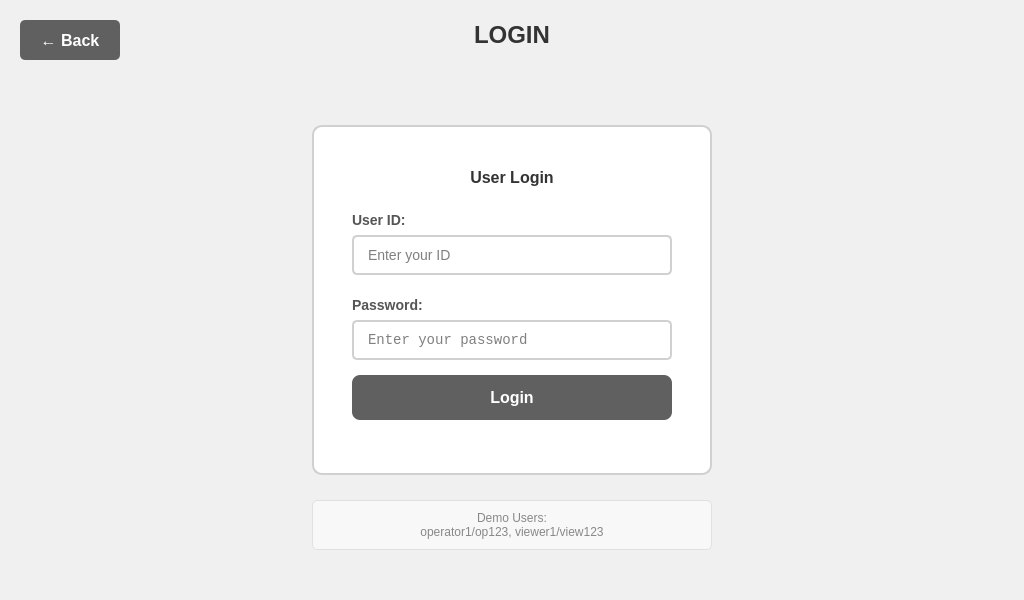
<?xml version="1.0" encoding="UTF-8"?>
<ui version="4.0">
 <class>LoginViewWindow</class>
 <widget class="QWidget" name="LoginViewWindow">
  <property name="geometry">
   <rect>
    <x>0</x>
    <y>0</y>
    <width>1024</width>
    <height>600</height>
   </rect>
  </property>
  <property name="font">
   <font>
    <family>Pretendard</family>
   </font>
  </property>
  <property name="styleSheet">
   <string notr="true">QWidget {
    background-color: #f0f0f0;
    font-family: 'Pretendard';
}</string>
  </property>
  <widget class="QWidget" name="main_widget" native="true">
   <property name="geometry">
    <rect>
     <x>0</x>
     <y>0</y>
     <width>1024</width>
     <height>600</height>
    </rect>
   </property>
   <widget class="QWidget" name="header_widget" native="true">
    <property name="geometry">
     <rect>
      <x>0</x>
      <y>0</y>
      <width>1024</width>
      <height>70</height>
     </rect>
    </property>
    <widget class="QPushButton" name="pushButton_back">
     <property name="geometry">
      <rect>
       <x>20</x>
       <y>20</y>
       <width>100</width>
       <height>40</height>
      </rect>
     </property>
     <property name="font">
      <font>
       <pointsize>16</pointsize>
       <weight>75</weight>
       <bold>true</bold>
      </font>
     </property>
     <property name="styleSheet">
      <string notr="true">QPushButton {
    background-color: #606060;
    color: white;
    border: none;
    border-radius: 5px;
    font-size: 16px;
    font-weight: bold;
}
QPushButton:hover {
    background-color: #707070;
}
QPushButton:pressed {
    background-color: #505050;
}</string>
     </property>
     <property name="text">
      <string>← Back</string>
     </property>
    </widget>
    <widget class="QLabel" name="label_title">
     <property name="geometry">     <rect>
      <x>462</x>
      <y>15</y>
      <width>100</width>
      <height>40</height>
     </rect>
     </property>
     <property name="font">
      <font>
       <pointsize>24</pointsize>
       <weight>75</weight>
       <bold>true</bold>
      </font>
     </property>
     <property name="styleSheet">
      <string notr="true">QLabel {
    font-size: 24px;
    font-weight: bold;
    color: #333333;
}</string>
     </property>
     <property name="text">
      <string>LOGIN</string>
     </property>
     <property name="alignment">
      <set>Qt::AlignCenter</set>
     </property>
    </widget>
   </widget>
   <widget class="QFrame" name="frame_login">
    <property name="geometry">
     <rect>
      <x>312</x>
      <y>125</y>
      <width>400</width>
      <height>350</height>
     </rect>
    </property>
    <property name="styleSheet">
     <string notr="true">QFrame {
    background-color: white;
    border: 2px solid #d0d0d0;
    border-radius: 10px;
}</string>
    </property>
    <property name="frameShape">
     <enum>QFrame::StyledPanel</enum>
    </property>
    <property name="frameShadow">
     <enum>QFrame::Raised</enum>
    </property>
    <widget class="QLabel" name="label_login_title">
     <property name="geometry">
      <rect>
       <x>40</x>
       <y>40</y>
       <width>320</width>
       <height>25</height>
      </rect>
     </property>
     <property name="font">
      <font>
       <pointsize>16</pointsize>
       <weight>75</weight>
       <bold>true</bold>
      </font>
     </property>
     <property name="styleSheet">
      <string notr="true">QLabel {
    font-size: 16px;
    font-weight: bold;
    color: #333333;
    border: none;
}</string>
     </property>
     <property name="text">
      <string>User Login</string>
     </property>
     <property name="alignment">
      <set>Qt::AlignCenter</set>
     </property>
    </widget>
    <widget class="QLabel" name="label_user_id">
     <property name="geometry">
      <rect>
       <x>40</x>
       <y>85</y>
       <width>320</width>
       <height>20</height>
      </rect>
     </property>
     <property name="font">
      <font>
       <pointsize>14</pointsize>
       <weight>75</weight>
       <bold>true</bold>
      </font>
     </property>
     <property name="styleSheet">
      <string notr="true">font-size: 14px; font-weight: bold; color: #555555; border: none;</string>
     </property>
     <property name="text">
      <string>User ID:</string>
     </property>
    </widget>
    <widget class="QLineEdit" name="lineEdit_user_id">
     <property name="geometry">
      <rect>
       <x>40</x>
       <y>110</y>
       <width>320</width>
       <height>40</height>
      </rect>
     </property>
     <property name="font">
      <font>
       <pointsize>14</pointsize>
      </font>
     </property>
     <property name="styleSheet">
      <string notr="true">QLineEdit {
    border: 2px solid #d0d0d0;
    border-radius: 5px;
    padding: 8px 12px;
    font-size: 14px;
    background-color: #ffffff;
}
QLineEdit:focus {
    border-color: #606060;
}</string>
     </property>
     <property name="placeholderText">
      <string>Enter your ID</string>
     </property>
    </widget>
    <widget class="QLabel" name="label_password">
     <property name="geometry">
      <rect>
       <x>40</x>
       <y>170</y>
       <width>320</width>
       <height>20</height>
      </rect>
     </property>
     <property name="font">
      <font>
       <pointsize>14</pointsize>
       <weight>75</weight>
       <bold>true</bold>
      </font>
     </property>
     <property name="styleSheet">
      <string notr="true">font-size: 14px; font-weight: bold; color: #555555; border: none;</string>
     </property>
     <property name="text">
      <string>Password:</string>
     </property>
    </widget>
    <widget class="QLineEdit" name="lineEdit_password">
     <property name="geometry">
      <rect>
       <x>40</x>
       <y>195</y>
       <width>320</width>
       <height>40</height>
      </rect>
     </property>
     <property name="font">
      <font>
       <family>Courier New</family>
       <pointsize>14</pointsize>
      </font>
     </property>
     <property name="styleSheet">
      <string notr="true">QLineEdit {
    border: 2px solid #d0d0d0;
    border-radius: 5px;
    padding: 8px 12px;
    font-size: 14px;
    background-color: #ffffff;
    font-family: 'Courier New', monospace;
}
QLineEdit:focus {
    border-color: #606060;
}</string>
     </property>
     <property name="placeholderText">
      <string>Enter your password</string>
     </property>
     <property name="echoMode">
      <enum>QLineEdit::Password</enum>
     </property>
     <property name="inputMethodHints">
      <set>Qt::ImhLatinOnly|Qt::ImhNoPredictiveText</set>
     </property>
    </widget>
    <widget class="QPushButton" name="pushButton_login">
     <property name="geometry">
      <rect>
       <x>40</x>
       <y>250</y>
       <width>320</width>
       <height>45</height>
      </rect>
     </property>
     <property name="font">
      <font>
       <pointsize>16</pointsize>
       <weight>75</weight>
       <bold>true</bold>
      </font>
     </property>
     <property name="styleSheet">
      <string notr="true">QPushButton {
    background-color: #606060;
    color: white;
    border: none;
    border-radius: 8px;
    font-size: 16px;
    font-weight: bold;
}
QPushButton:hover {
    background-color: #707070;
}
QPushButton:pressed {
    background-color: #505050;
}</string>
     </property>
     <property name="text">
      <string>Login</string>
     </property>
    </widget>
   </widget>
   <widget class="QLabel" name="label_info">
    <property name="geometry">
     <rect>
      <x>312</x>
      <y>490</y>
      <width>400</width>
      <height>60</height>
     </rect>
    </property>
    <property name="font">
     <font>
      <pointsize>12</pointsize>
     </font>
    </property>
    <property name="styleSheet">
     <string notr="true">QLabel {
    font-size: 12px;
    color: #888888;
    background-color: #f8f8f8;
    border: 1px solid #e0e0e0;
    border-radius: 5px;
    padding: 10px;
    margin-top: 10px;
}</string>
    </property>
    <property name="text">
     <string>Demo Users:
operator1/op123, viewer1/view123</string>
    </property>
    <property name="alignment">
     <set>Qt::AlignCenter</set>
    </property>
   </widget>
  </widget>
 </widget>
 <resources/>
 <connections/>
</ui>
